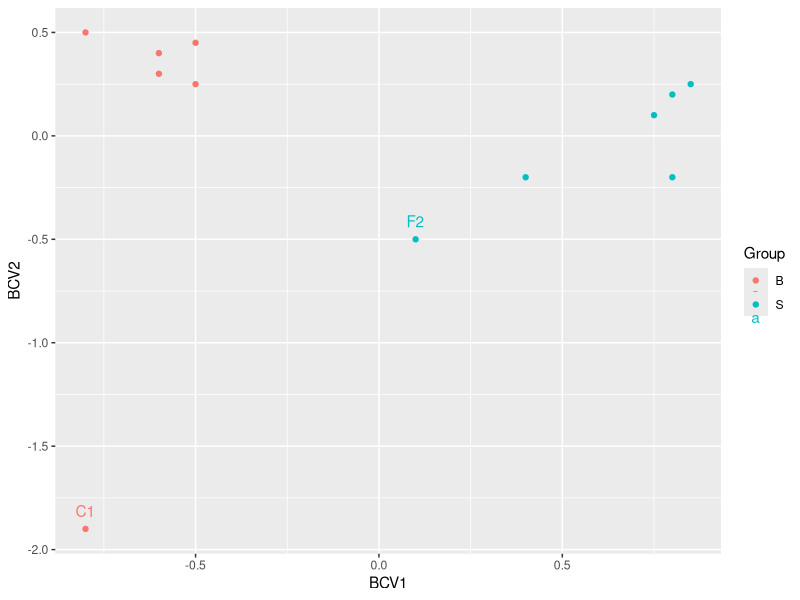

Source code (R):
library(ggplot2)
df <- data.frame(Samples = paste0('sample',1:12), 
           Sample_Name = c('H-5-B',
                           'H-8-B',
                           'H-14-B',
                           'H-5-S',
                           'H-8-S',
                           'H-14-S',
                           'B-10-B',
                           'B-13-B',
                           'B-17-B',
                           'B-10-S',
                           'B-13-S',
                           'B-17-S'),
           Plate = c('C1',
                     '',
                     '',
                     '',
                     '',
                     '',
                     '',
                     '',
                     '',
                     '',
                     '',
                     'F2'),
           Group = c('B', 'B', 'B', 'S', 'S', 'S',
                     'B', 'B', 'B', 'S', 'S', 'S'),
         BCV1 = c(-0.8,
              -0.6,
              -0.5,
              0.75,
              0.85,
              0.8,
              -0.5,
              -0.6,
              -0.8,
              0.8,
              0.4,
              0.1), 
         BCV2 = c(-1.9,
               0.4,
               0.25,
               0.1,
               0.25,
               -0.2,
               0.45,
               0.3,
               0.5,
               0.2,
               -0.2,
              -0.5))

ggplot(data = df, aes(x = BCV1, y = BCV2, col = Group, label = Plate)) + geom_point()+ geom_text(aes(label = Plate), vjust = -1, hjust = 0.5)
